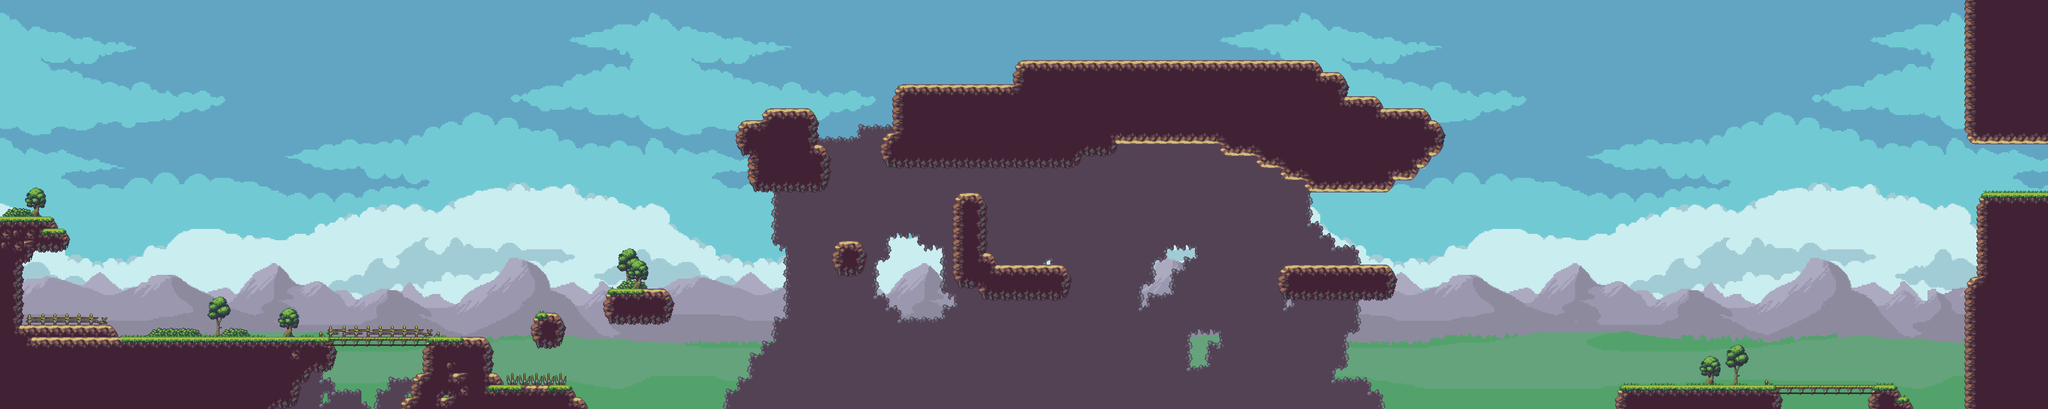

Below is a game level as drawn by its tile map, then a one-line description and the .tmx that defines it (tile-layer data replaced by summaries):
An orthogonal 170x34 tile map with 32x32 px tiles, 9 tile layers (Parallax4, Parallax3, Parallax2, Parallax1, ...), 7 tilesets and 47 objects (44x Floor, 2x Die, Win).

<map version="1.0" orientation="orthogonal" renderorder="right-down" width="170" height="34" tilewidth="32" tileheight="32" nextobjectid="71">
 <tileset firstgid="1" name="Tileset" tilewidth="32" tileheight="32" tilecount="60" columns="10">
  <image source="Textures/Tileset.png" width="320" height="192" />
  <terraintypes>
   <terrain name="air_rock" tile="-1" />
   <terrain name="air_rock_grass" tile="-1" />
   <terrain name="Nuevo Terreno" tile="-1" />
  </terraintypes>
  <tile id="0" terrain=",,0,0" />
  <tile id="1" terrain=",,0,0" />
  <tile id="2" terrain=",,0,0" />
  <tile id="26" terrain=",0,," />
  <tile id="27" terrain="0,0,," />
  <tile id="28" terrain="0,0,," />
  <tile id="29" terrain="0,,," />
 </tileset>
 <tileset firstgid="61" name="Tilesetdown" tilewidth="32" tileheight="32" tilecount="60" columns="10">
  <image source="Textures/Tilesetdown.png" width="320" height="192" />
 </tileset>
 <tileset firstgid="121" name="Trees" tilewidth="32" tileheight="32" tilecount="32" columns="8">
  <image source="Textures/Trees.png" width="256" height="128" />
 </tileset>
 <tileset firstgid="153" name="BGBack" tilewidth="32" tileheight="32" tilecount="1836" columns="54">
  <image source="Textures/BGBack.png" width="1741" height="1088" />
 </tileset>
 <tileset firstgid="1989" name="BGFront" tilewidth="32" tileheight="32" tilecount="1836" columns="54">
  <image source="Textures/BGFront.png" width="1741" height="1088" />
 </tileset>
 <tileset firstgid="3825" name="CloudsFront" tilewidth="32" tileheight="32" tilecount="1836" columns="54">
  <image source="Textures/CloudsFront.png" width="1741" height="1088" />
 </tileset>
 <tileset firstgid="5661" name="CloudsBack" tilewidth="32" tileheight="32" tilecount="1836" columns="54">
  <image source="Textures/CloudsBack.png" width="1741" height="1088" />
 </tileset>
 <layer name="Parallax4" width="170" height="34">
  <properties>
   <property name="ParallaxSpeed" type="float" value="0.25" />
  </properties>
  <data>[5780 cells, 5780 non-empty, 1836 distinct tile ids]</data>
 </layer>
 <layer name="Parallax3" width="170" height="34">
  <properties>
   <property name="ParallaxSpeed" type="float" value="0.5" />
  </properties>
  <data>[5780 cells, 5778 non-empty, 1836 distinct tile ids]</data>
 </layer>
 <layer name="Parallax2" width="170" height="34">
  <properties>
   <property name="ParallaxSpeed" type="float" value="0.75" />
  </properties>
  <data>[5780 cells, 5780 non-empty, 1836 distinct tile ids]</data>
 </layer>
 <layer name="Parallax1" width="170" height="34">
  <properties>
   <property name="ParallaxSpeed" type="float" value="1" />
  </properties>
  <data>[5780 cells, 5776 non-empty, 1835 distinct tile ids]</data>
 </layer>
 <layer name="Trees" width="170" height="34">
  <properties>
   <property name="ParallaxSpeed" type="float" value="1" />
  </properties>
  <data>[5780 cells, 51 non-empty, 21 distinct tile ids]</data>
 </layer>
 <layer name="Wall_BG" width="170" height="34">
  <properties>
   <property name="ParallaxSpeed" type="float" value="1" />
  </properties>
  <data>[5780 cells, 1057 non-empty, 24 distinct tile ids]</data>
 </layer>
 <layer name="Platforms" width="170" height="34">
  <properties>
   <property name="ParallaxSpeed" type="float" value="1" />
  </properties>
  <data>[5780 cells, 1028 non-empty, 29 distinct tile ids]</data>
 </layer>
 <layer name="Bridges" width="170" height="34">
  <properties>
   <property name="ParallaxSpeed" type="float" value="1" />
  </properties>
  <data>[5780 cells, 42 non-empty, 8 distinct tile ids]</data>
 </layer>
 <layer name="Grass" width="170" height="34">
  <properties>
   <property name="ParallaxSpeed" type="float" value="1" />
  </properties>
  <data>[5780 cells, 142 non-empty, 24 distinct tile ids]</data>
 </layer>
 <objectgroup name="Colliders">
  <object id="3" name="Floor" x="-8" y="577" width="147.333" height="94" />
  <object id="5" name="Floor" x="105.333" y="607.667" width="62" height="63.6667" />
  <object id="6" name="Floor" x="0.333333" y="664" width="63.6667" height="260.333" />
  <object id="7" name="Floor" x="60.6667" y="864.667" width="235.333" height="31.6667" />
  <object id="8" name="Floor" x="64" y="897" width="0.333333" />
  <object id="10" name="Floor" x="64.3333" y="868.333" width="20" height="57.6667" />
  <object id="21" name="Floor" x="-1.81818" y="896.182" width="878.182" height="95.8182" />
  <object id="24" name="Floor" x="876.13" y="896.174" width="262.957" height="23.8261" />
  <object id="28" name="Floor" x="1137.27" y="896.545" width="167.636" height="192" />
  <object id="29" name="Floor" x="1302.55" y="1024.36" width="221.818" height="78.7273" />
  <object id="30" name="Floor" x="1518.18" y="1056.36" width="38.1818" height="44.5455" />
  <object id="31" name="Floor" x="1299.75" y="995" width="31.25" height="45.125" />
  <object id="32" name="Floor" x="1428.18" y="832.545" width="53.8182" height="93.2727" />
  <object id="33" name="Floor" x="1420.73" y="840.182" width="8.54545" height="72.1818" />
  <object id="34" name="Floor" x="1414.36" y="864.182" width="6.18182" height="40.1818" />
  <object id="35" name="Floor" x="1480.91" y="839.273" width="9.63636" height="73.8182" />
  <object id="36" name="Floor" x="1489.09" y="858.364" width="9.81818" height="40.7273" />
  <object id="37" name="Floor" x="1610" y="769" width="169.75" height="94" />
  <object id="38" name="Floor" x="2217" y="641" width="80.5" height="93.75" />
  <object id="39" name="Floor" x="1986" y="386.667" width="206.667" height="124.333" />
  <object id="40" name="Floor" x="1962" y="318" width="211.333" height="94.3333" />
  <object id="41" name="Floor" x="2032" y="288.667" width="132.667" height="31.6667" />
  <object id="44" name="Floor" x="2376.5" y="225.5" width="490" height="220" />
  <object id="45" name="Floor" x="2338.14" y="367.136" width="49.0909" height="78" />
  <object id="47" name="Floor" x="2695" y="159" width="267.333" height="257.667" />
  <object id="48" name="Floor" x="2960.5" y="161.5" width="548" height="221" />
  <object id="49" name="Floor" x="3243.5" y="319.5" width="589" height="94.5" />
  <object id="50" name="Floor" x="3505" y="289.5" width="295.5" height="31.5" />
  <object id="51" name="Floor" x="3488" y="259.5" width="181" height="32" />
  <object id="52" name="Floor" x="3499.5" y="194" width="82" height="66" />
  <object id="53" name="Floor" x="3339" y="408" width="459.5" height="37.5" />
  <object id="54" name="Floor" x="3402.5" y="442" width="363" height="36" />
  <object id="55" name="Floor" x="3467.5" y="476.5" width="236.5" height="33" />
  <object id="56" name="Floor" x="3398" y="705" width="306" height="92.6667" />
  <object id="57" name="Floor" x="2536.33" y="673.333" width="109.333" height="93" />
  <object id="58" name="Floor" x="2607" y="704" width="230.667" height="93" />
  <object id="59" name="Floor" x="4293.5" y="1024.5" width="439.5" height="64" />
  <object id="60" name="Floor" x="4963" y="1024.33" width="84.6667" height="69.6667" />
  <object id="61" name="Floor" x="5046.33" y="1057" width="31" height="33.6667" />
  <object id="62" name="Floor" x="4730" y="1025" width="238.667" height="11.3333" />
  <object id="63" name="Floor" x="5251.67" y="512.333" width="201.333" height="581.667" />
  <object id="64" name="Floor" x="5218.73" y="736" width="34.7273" height="355.818" />
  <object id="65" name="Floor" x="5222.5" y="-8.5" width="229" height="391.5" />
  <object id="66" name="Floor" x="2530.33" y="513" width="92" height="173" />
  <object id="67" name="Win" x="5408" y="381.5" width="39" height="141.5" />
  <object id="69" name="Die" x="1412" y="1080" width="4004" height="268" />
  <object id="70" name="Die" x="1346.67" y="994" width="155.333" height="28.6667" />
 </objectgroup>
</map>
